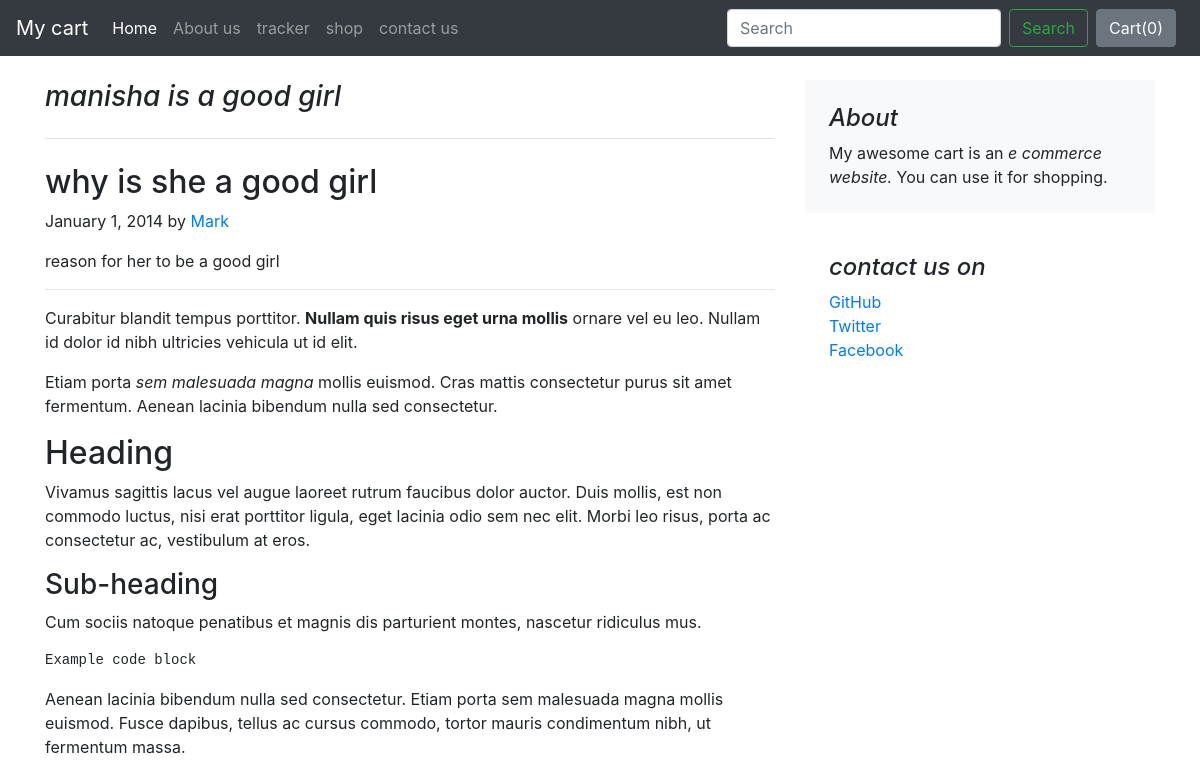
The page /blog/blogpost/1 on the database its author committed.
### blog/models.py (models this page shows)
class Blogpost(models.Model):
    post_id =models.AutoField(primary_key=True)
    title = models.CharField(max_length=50)
    head0 = models.CharField(max_length=500,default="")
    chead0 = models.CharField(max_length=500, default="")
    head1 = models.CharField(max_length=500, default="")
    chead1 = models.CharField(max_length=500, default="")
    head2 = models.CharField(max_length=500, default="")
    chead2 = models.CharField(max_length=500, default="")
    pub_date =models.DateField()
    thumbnail =models.ImageField(upload_to="shop/images",default="")
    def __str__(self):
        return self.title

### blog/views.py (the view)
# urls.py: path("blogpost/<int:id>",views.blogpost,name="blogPost" )
def blogpost(request, id):
    post = Blogpost.objects.filter(post_id=id)[0]
    print(post)
    return render(request, 'blog/blogpost.html',{'post': post})

### blog/templates/blog/blogpost.html (shortened to what this page needs)
{% extends 'blog/basic.html'%}
{% block body %}
<div class="container">
  <div class="row mt-4">
    <div class="col-md-8 blog-main">
      <h3 class="pb-4 mb-4 font-italic border-bottom">
        {{post.title}}
      </h3>
      <div class="blog-post">
        <h2 class="blog-post-title">{{post.head0}}</h2>
        <p class="blog-post-meta">January 1, 2014 by <a href="#">Mark</a></p>
        <p>{{post.chead0}}</p>
        <hr>
        <blockquote>
          <p>Curabitur blandit tempus porttitor. <strong>Nullam quis risus eget urna mollis</strong> ornare vel eu leo. Nullam id dolor id nibh ultricies vehicula ut id elit.</p>
        </blockquote>
        <p>Etiam porta <em>sem malesuada magna</em> mollis euismod. Cras mattis consectetur purus sit amet fermentum. Aenean lacinia bibendum nulla sed consectetur.</p>
        <h2>Heading</h2>
        <p>Vivamus sagittis lacus vel augue laoreet rutrum faucibus dolor auctor. Duis mollis, est non commodo luctus, nisi erat porttitor ligula, eget lacinia odio sem nec elit. Morbi leo risus, porta ac consectetur ac, vestibulum at eros.</p>
        <h3>Sub-heading</h3>
        <p>Cum sociis natoque penatibus et magnis dis parturient montes, nascetur ridiculus mus.</p>
        <pre><code>Example code block</code></pre>
        <p>Aenean lacinia bibendum nulla sed consectetur. Etiam porta sem malesuada magna mollis euismod. Fusce dapibus, tellus ac cursus commodo, tortor mauris condimentum nibh, ut fermentum massa.</p>
      </div>
    </div>
    <aside class="col-md-4 blog-sidebar">
      <div class="p-4 mb-3 bg-light rounded">
        <h4 class="font-italic">About</h4>
        <p class="mb-0">My awesome cart is an <em>e commerce website. </em>You can use it for shopping.</p>
      </div>
      <div class="p-4">
        <h4 class="font-italic">contact us on </h4>
        <ol class="list-unstyled">
          <li><a href="#">GitHub</a></li>
          <li><a href="#">Twitter</a></li>
          <li><a href="#">Facebook</a></li>
        </ol>
      </div>
    </aside>
  </div>
</div>
{% endblock %}

### rows shown on the page
Blogpost: title "manisha is a good girl", head0 "why is she a good girl", chead0 "reason for her to be a good girl"
